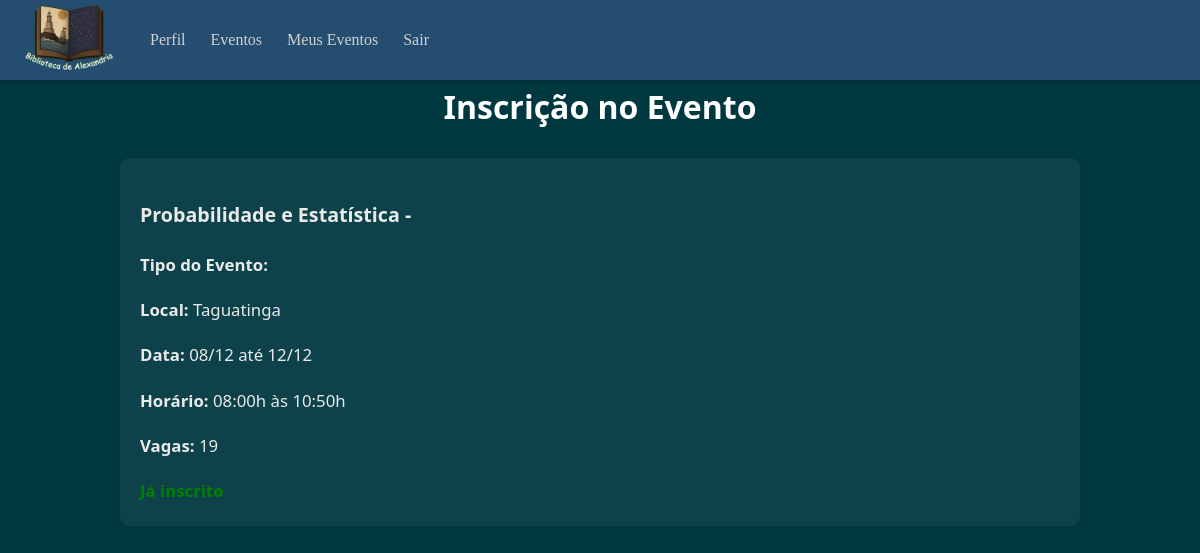
Page /eventos_disp/ (signed in) on the earlier database version.
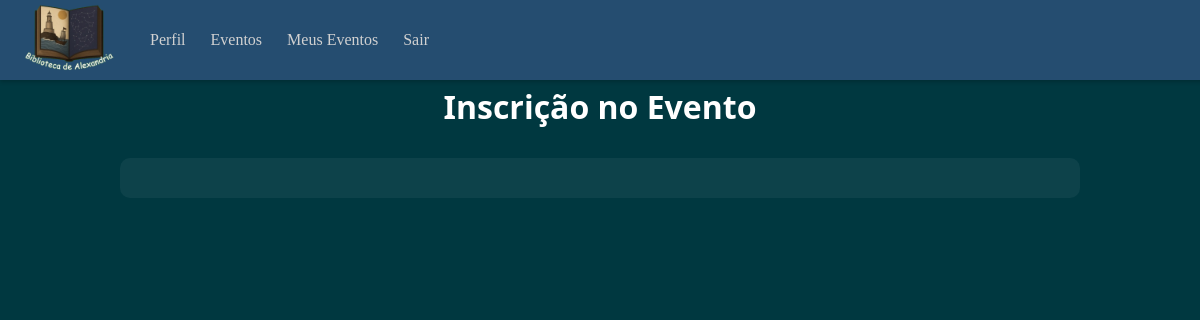
Same page on the later database version.
### login/models.py (models this page shows)
class Evento (models.Model):
    id_evento = models.AutoField(primary_key=True, unique=True)
    nome = models.TextField(max_length=100, null= True)
    tipoEvento = models.TextField(max_length=200)
    dataIni = models.DateField()
    dataFin = models.DateField()
    horasIni = models.TimeField(validators=[MinValueValidator(1)], null=True, blank=True)
    horasFin = models.TimeField(validators=[MinValueValidator(1)], null=True, blank=True)
    horasDura = models.IntegerField(validators=[MinValueValidator(0)], null=True, blank=True)
    local = models.TextField(max_length=200)
    quantPart = models.IntegerField(validators=[MinValueValidator(0)], null=False, blank=False, default=0)
    organizador = models.TextField(max_length=200, null=False, blank=False)
    vagas = models.IntegerField(validators=[MinValueValidator(1)], null=False)
    certificado = models.BooleanField(default=False)
    assinatura = models.CharField(max_length=200, null=True, blank=True)

### login/views.py (the view)
# urls.py: path("eventos_disp/", views.eventos_disponiveis, name="inscricao_evento_disp"),
def eventos_disponiveis(request):
    usuario_id = request.session.get("usuario_id")
    if not usuario_id:
        return redirect("login")
    usuario = get_object_or_404(Usuario, id_usuario=usuario_id)
    inscritos_ids = Inscrito.objects.filter(usuario_id=usuario).values_list('evento_id', flat=True)
    eventos = Evento.objects.all()
    return render(request, "inscricao.html", {
        "usuario": usuario,
        "eventos": eventos,
        "inscritos": inscritos_ids,  # só os IDs
    })

### login/templates/inscricao.html (shortened to what this page needs)
{% extends "base.html" %}
{% load static %}
{% block content %}
<link rel="stylesheet" href="{% static 'Css/style_insc_eventos.css' %}">
<div class="container">
  <h2>Inscrição no Evento</h2>
    <div class="eventosDisp-quadro">
        <div class="eventos-lista">
            {% for evento in eventos  %}
                {%if not evento.emitido %}
                <div class="eventos-itens">
                    <h3>{{ evento.nome }} - {{ evento.tipoevento }}</h3>
                    <p><strong>Tipo do Evento:</strong> {{ evento.tipoevento }}</p>
                    <p><strong>Local:</strong> {{ evento.local }}</p>
                    <p><strong>Data:</strong> {{ evento.dataIni|date:"d/m" }} até {{ evento.dataFin|date:"d/m" }}</p>
                    <p><strong>Horário:</strong> {{ evento.horasIni }}h às {{ evento.horasFin }}h</p>
                    <p><strong>Vagas:</strong> {{ evento.vagas }}</p>
                    {% if evento.id_evento in inscritos %}
                    <span style="color: green; font-weight: bold;"> Já inscrito</span>
                    {% endif %}
                </div>
            {% endif %}
            {% endfor %}
        </div>
    </div>
</div>
{% endblock %}

### login/templates/base.html (shortened to what this page needs)
<!DOCTYPE html>
{% load static %}
<html lang="pt-BR">
  <head>
    <link rel="stylesheet" href="{% static 'Css/style_base.css' %}">
  </head>
  <body>
    <header class="topbar" role="banner">
      <a href="{% url 'home_page' %}" class="brand">
          <img src="{% static 'imagens/logo_bibli.png' %}" alt="Logo Biblioteca de Alexandria">
      </a>
      <nav aria-label="Navegação principal">
        <ul class="nav">
          <li><a href="{% url 'edit_user' %}" role="button">Perfil</a></li>
          <li><a href="{% url 'inscricao_evento_disp' %}" role="button">Eventos</a></li>
          <li><a href="{% url 'list_inscricao' %}" role="button">Meus Eventos</a></li>
          <li><a href="{% url 'logout' %}" role="button">Sair</a></li>
        </ul>
      </nav>
    </header>
  </body>
    <div class="container">
      {% block content %}
      {% endblock %}
    </div>
</html>

### static/Css/style_base.css (style rules this page uses)
body { margin: 0; padding-top: 55px; background-color: #003840 }
.topbar { position: fixed; top: 0; left: 0; width: 100%; height: 80px; background-color: #254d70; display: flex; align-items: center; padding: 0 20px; box-shadow: 0 2px 4px rgba(0,0,0,0.2); z-index: 1000; }
.topbar .brand img { height: 100px; width: auto; cursor: pointer; }
.topbar .brand { margin-right: 30px; }
.topbar .brand { font-size: 1.3rem; color: white; font-weight: 600; margin-right: 30px; }
.topbar nav .nav { list-style: none; display: flex; gap: 25px; margin: 0; padding: 0; }
.topbar .nav li a { text-decoration: none; color: #d1d1d1; font-size: 1rem; transition: 0.2s; }

### static/Css/style_insc_eventos.css (style rules this page uses)
h2 { text-align: center; color: #ffffff; font-size: 2rem; margin-top: 30px; margin-bottom: 30px; font-family: "Segoe UI", Arial, sans-serif; font-weight: 600; }
.eventosDisp-quadro { margin-left: 10%; margin-right: 10%; padding: 20px; background: rgba(255, 255, 255, 0.05); border-radius: 10px; color: #eaeaea; font-size: 1.05rem; font-family: "Segoe UI", Arial, sans-serif; line-height: 1.7; text-align: justify; text-rendering: optimizeLegibility; -webkit-font-smoothing: antialiased; }

Differences in the rows shown:
removed Evento: nome "Probabilidade e Estatística", local "Taguatinga", dataIni "08/12", dataFin "12/12", horasIni "08:00", horasFin "10:50", vagas "19", shows "Já inscrito"
